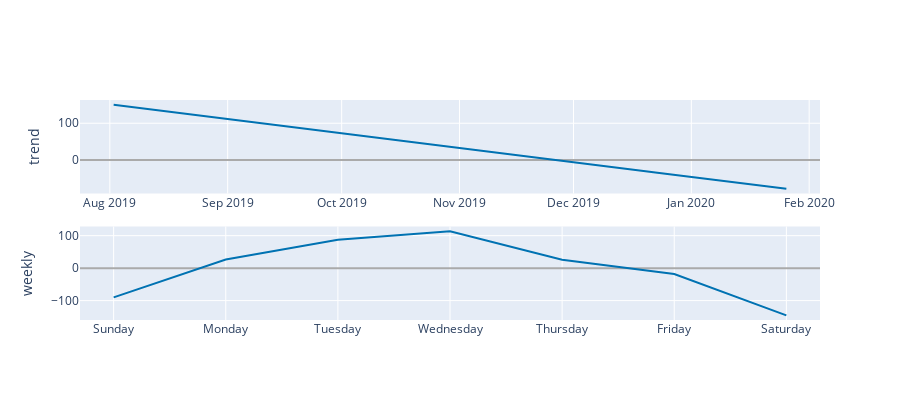

Write notebook code for a chart like this one.
### Code cell
plot_components_plotly(m, forecast)
